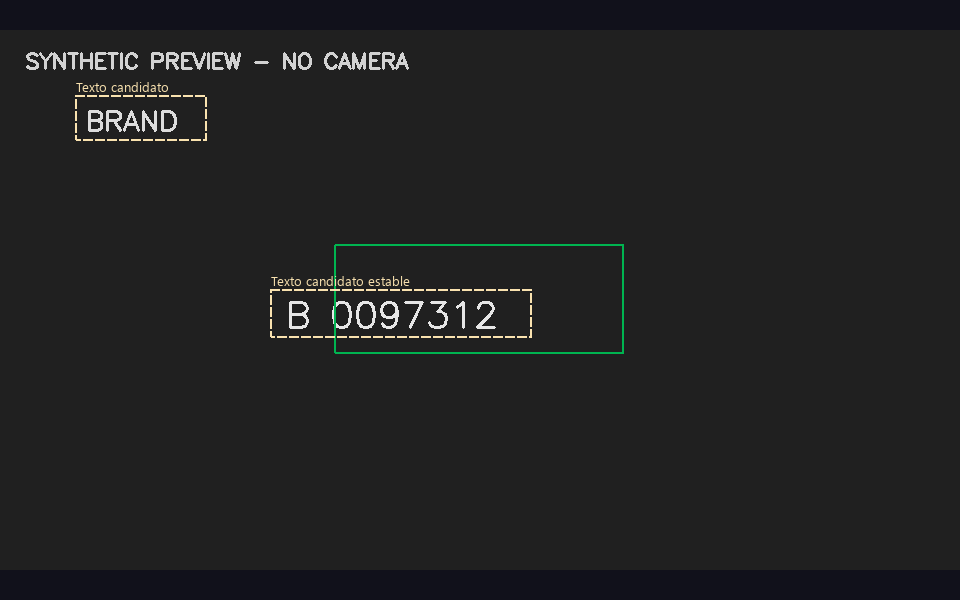
#> input picture reports/dynamic_regions_synthetic.png, 960 x 600 px
$ python -i yolo_quality.py   (imports and definitions only)   (older library calls are emulated)
#> lines starting #> are read from the running program, lines starting #| are printed output that depends on the picture
#> further down, picture is the input picture: shape (600, 960, 3); mean B, G, R 33.8, 33.3, 32.9
"""Small ROI quality check shared by isolated YOLO and the capture adapter."""


def image_quality(frame, normalized_box=None):
    import cv2
    import math
    try:
        if frame is None or frame.ndim != 3 or frame.shape[2] != 3:
            return dict(ok=False, sharpness=0.)
        h, w = frame.shape[:2]
#> h = 600; w = 960
        if h < 64 or w < 64:
            return dict(ok=False, sharpness=0.)
        if normalized_box is None:
            roi = frame
        else:
            x1, y1, x2, y2 = normalized_box
            if not all(math.isfinite(v) for v in normalized_box):
                return dict(ok=False, sharpness=0.)
            roi = frame[max(0, int(y1 * h)):min(h, int(y2 * h)),
                        max(0, int(x1 * w)):min(w, int(x2 * w))]
        if min(roi.shape[:2]) < 8:
            return dict(ok=False, sharpness=0.)
        # Fixed upper size bounds cost and makes the threshold less resolution-dependent.
        scale = min(1., 256 / max(roi.shape[:2]))
#> scale = 0.267
        if scale < 1:
            roi = cv2.resize(roi, None, fx=scale, fy=scale, interpolation=cv2.INTER_AREA)
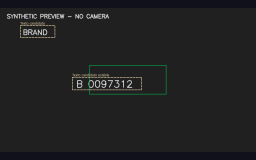
#> roi: shape (160, 256, 3); mean B, G, R 33.8, 33.3, 32.9
        gray = cv2.cvtColor(roi, cv2.COLOR_BGR2GRAY)
        mean, contrast = float(gray.mean()), float(gray.std())
#> mean = 33.22; contrast = 16.42
        sharpness = float(cv2.Laplacian(gray, cv2.CV_64F).var())
#> sharpness = 1342.8
        ok = all(math.isfinite(v) for v in (mean, contrast, sharpness)) and 10 < mean < 245 and contrast >= 8
#> ok = True
        return dict(ok=ok, sharpness=sharpness if ok else 0., mean=mean, contrast=contrast)
    except (ValueError, TypeError, cv2.error):
        return dict(ok=False, sharpness=0.)

>>> import cv2
>>> picture = cv2.imread('../reports/dynamic_regions_synthetic.png')
>>> result = image_quality(picture)
#> result = {'ok': True, 'sharpness': 1342.8, 'mean': 33.22, 'contrast': 16.42}
